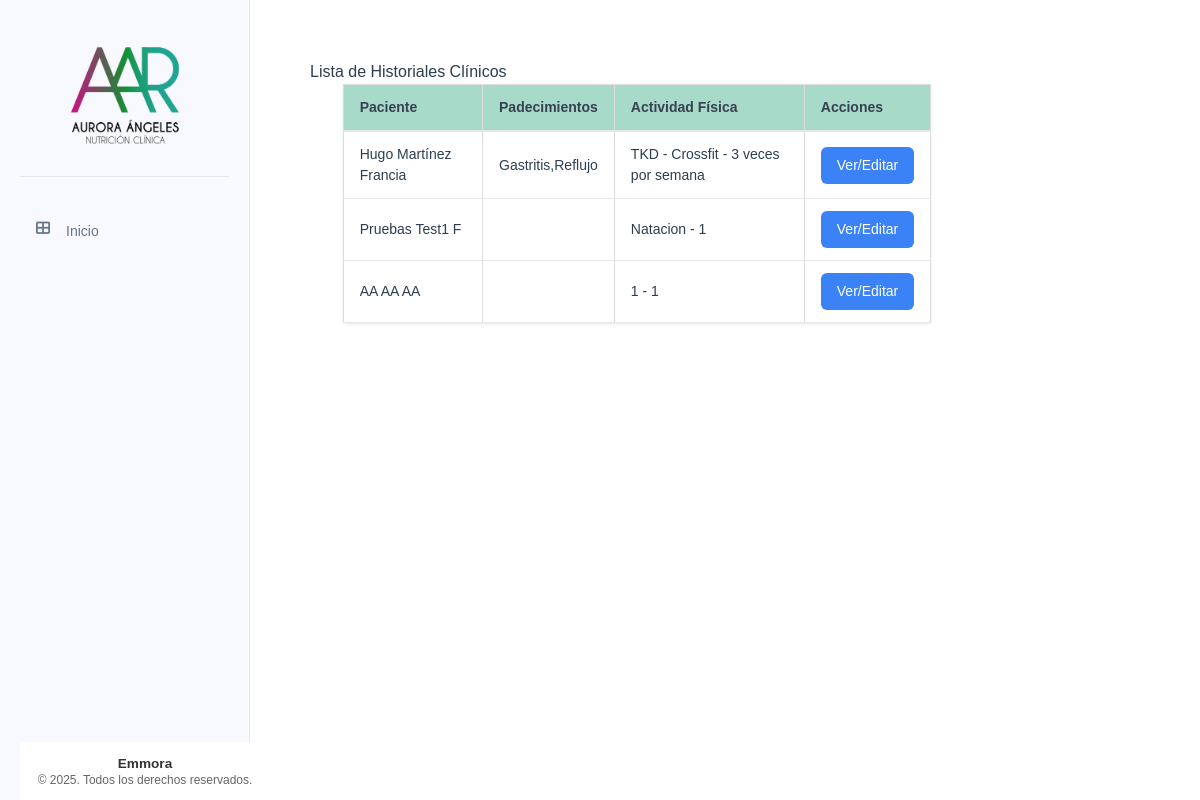
/historial-clinico/, run on an earlier commit of the app's database.
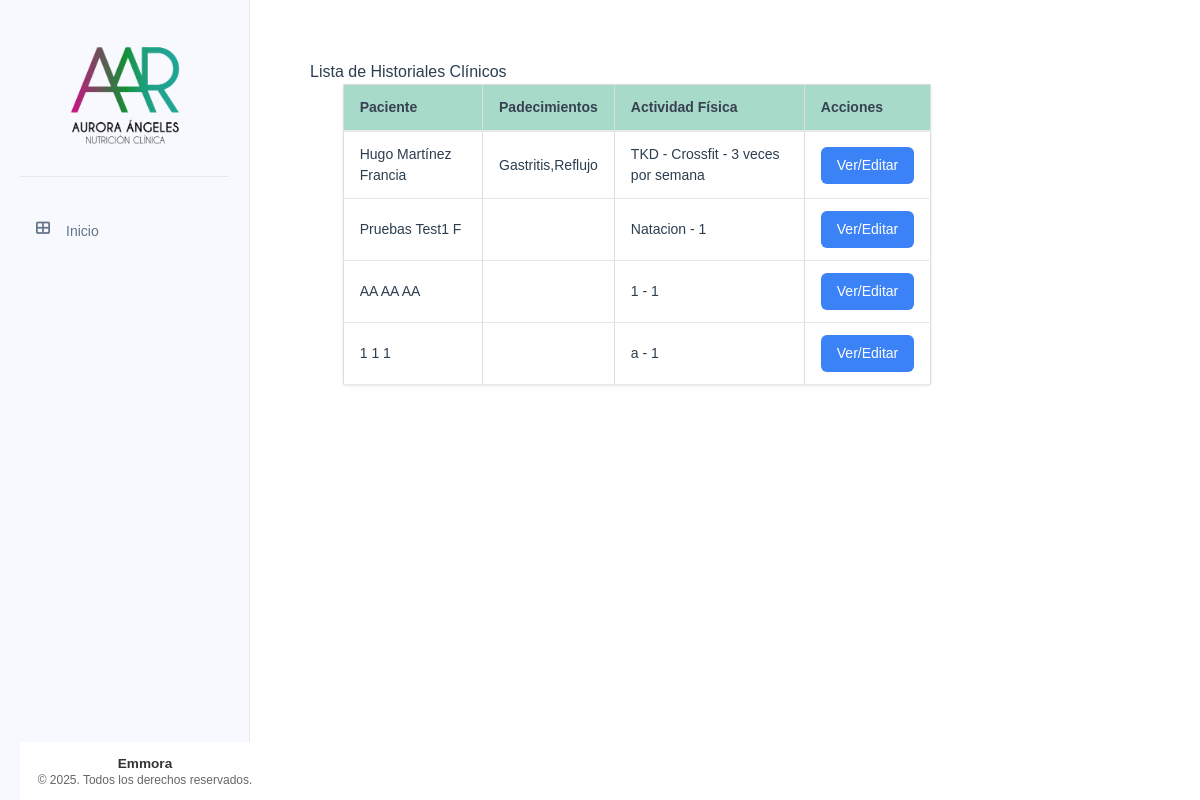
And on a later commit of the database.
### tables this page shows
CREATE TABLE historial_clinico (
    id INTEGER PRIMARY KEY AUTOINCREMENT,
    paciente_id INTEGER NOT NULL,
    cirugias TEXT,
    padecimientos TEXT,
    medicamentos TEXT,
    suplementos TEXT,
    enfermedades_previas TEXT,
    enfermedades_actuales TEXT,
    tipo_actividad_fisica TEXT,
    frecuencia_actividad_fisica TEXT,
    tiempo_actividad_fisica TEXT,
    numero_comidas_diarias INTEGER,
    alimentos_normales TEXT,
    alimentos_no_gustados TEXT,
    FOREIGN KEY (paciente_id) REFERENCES pacientes (id)
);

CREATE TABLE pacientes (
    id INTEGER PRIMARY KEY AUTOINCREMENT,
    nombre TEXT NOT NULL,
    apellido_paterno TEXT NOT NULL,
    apellido_materno TEXT NOT NULL,
    fecha_nacimiento DATE NOT NULL,
    telefono TEXT NOT NULL,
    correo TEXT UNIQUE NOT NULL,
    ciudad TEXT NOT NULL,
    fecha_registro TIMESTAMP DEFAULT CURRENT_TIMESTAMP,
    status TEXT NOT NULL DEFAULT 'activo' CHECK (status IN ('activo', 'inactivo'))
);

### app/controllers/historial_clinico.py (the view)
@historial_clinico.route('/')
def lista_historiales():
    historiales = HistorialClinico.obtener_todos()
    return render_template('historiales/lista_historiales.html', historiales=historiales)

### app/db.py (called while the page is built)
def get_db():
    if 'db' not in g:
        try:
            g.db = sqlite3.connect(
                'pacientes.db',
                detect_types=sqlite3.PARSE_DECLTYPES
            )
            g.db.row_factory = sqlite3.Row
        except sqlite3.Error as e:
            logger.error(f"Error crítico al conectar con la base de datos SQLite: {e}")
            raise e
    return g.db

def query_db(query, args=(), one=False):
    try:
        cur = get_db().execute(query, args)
        rv = cur.fetchall()
        cur.close()
        return (rv[0] if rv else None) if one else rv
    except sqlite3.Error as e:
        logger.error(f"Error al ejecutar query: {query}. Args: {args}. Detalle: {e}")
        raise e

### app/models/historial_clinico.py (called while the page is built)
    @staticmethod
    def obtener_todos():
        return query_db('''
            SELECT h.*, p.nombre, p.apellido_paterno, p.apellido_materno
            FROM historial_clinico h
            JOIN pacientes p ON h.paciente_id = p.id
        ''')

### app/templates/historiales/lista_historiales.html (shortened to what this page needs)
{% extends "base/base.html" %}
{% block content %}
<div class="valoracion-container">
    <h2>Lista de Historiales Clínicos</h2>
    <table class="table">
        <thead>
            <tr>
                <th class="table__header">Paciente</th>
                <th class="table__header">Padecimientos</th>
                <th class="table__header">Actividad Física</th>
                <th class="table__header">Acciones</th>
            </tr>
        </thead>
        <tbody>
            {% for historial in historiales %}
            <tr>
                <td class="table__cell">{{ historial['nombre'] }} {{ historial['apellido_paterno'] }} {{ historial['apellido_materno'] }}</td>
                <td class="table__cell">{{ historial['padecimientos'] }}</td>
                <td class="table__cell">{{ historial['tipo_actividad_fisica'] }} - {{ historial['frecuencia_actividad_fisica'] }}</td>
                <td class="table__cell">
                    <a href="{{ url_for('historial_clinico.ver_crear_historial', paciente_id=historial['paciente_id']) }}" class="action-button">Ver/Editar</a>
                </td>
            </tr>
            {% endfor %}
        </tbody>
    </table>
</div>
{% endblock %}

What changed in the data, as far as the page shows it:
added historial_clinico: nombre "1", apellido_paterno "1", apellido_materno "1", tipo_actividad_fisica "a", frecuencia_actividad_fisica "1"
